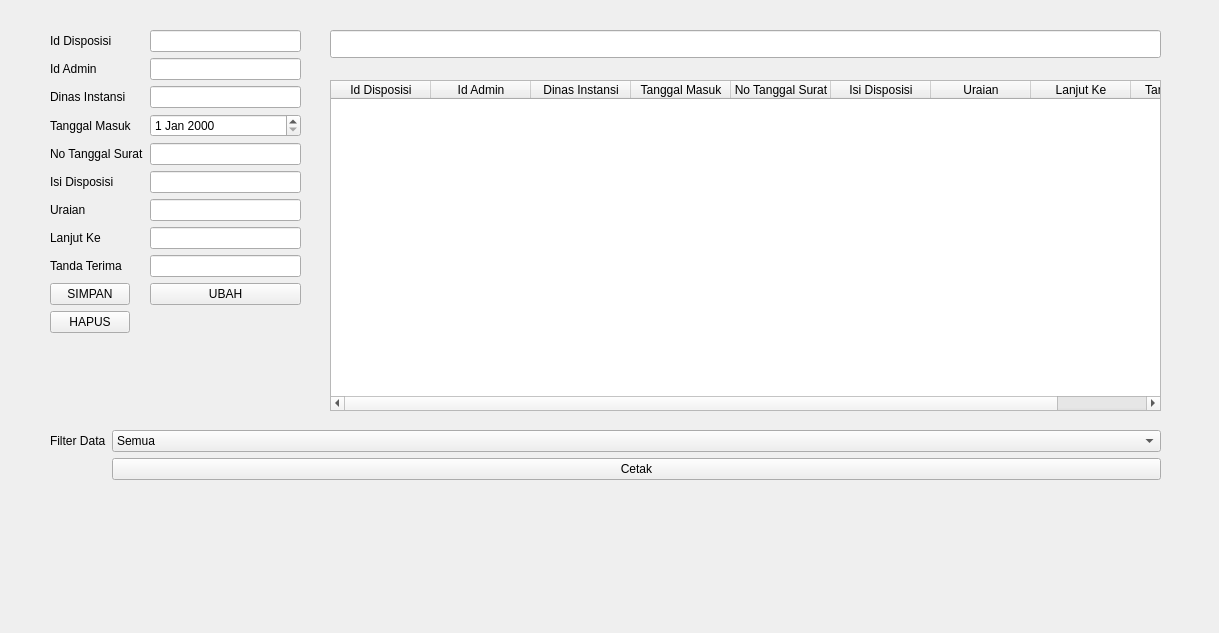
<?xml version="1.0" encoding="UTF-8"?>
<ui version="4.0">
 <class>Form</class>
 <widget class="QWidget" name="Form">
  <property name="geometry">
   <rect>
    <x>0</x>
    <y>0</y>
    <width>1219</width>
    <height>633</height>
   </rect>
  </property>
  <property name="windowTitle">
   <string>Form</string>
  </property>
  <widget class="QWidget" name="formLayoutWidget">
   <property name="geometry">
    <rect>
     <x>50</x>
     <y>30</y>
     <width>251</width>
     <height>383</height>
    </rect>
   </property>
   <layout class="QFormLayout" name="formLayout">
    <item row="9" column="0">
     <widget class="QPushButton" name="BtnSimpan">
      <property name="text">
       <string>SIMPAN</string>
      </property>
     </widget>
    </item>
    <item row="9" column="1">
     <widget class="QPushButton" name="BtnUbah">
      <property name="text">
       <string>UBAH</string>
      </property>
     </widget>
    </item>
    <item row="10" column="0">
     <widget class="QPushButton" name="BtnHapus">
      <property name="text">
       <string>HAPUS</string>
      </property>
     </widget>
    </item>
    <item row="0" column="0">
     <widget class="QLabel" name="idDisposisiLabel">
      <property name="text">
       <string>Id Disposisi</string>
      </property>
     </widget>
    </item>
    <item row="0" column="1">
     <widget class="QLineEdit" name="idDisposisiLineEdit"/>
    </item>
    <item row="1" column="0">
     <widget class="QLabel" name="idAdminLabel">
      <property name="text">
       <string>Id Admin</string>
      </property>
     </widget>
    </item>
    <item row="1" column="1">
     <widget class="QLineEdit" name="idAdminLineEdit"/>
    </item>
    <item row="2" column="0">
     <widget class="QLabel" name="dinasInstansiLabel">
      <property name="text">
       <string>Dinas Instansi</string>
      </property>
     </widget>
    </item>
    <item row="2" column="1">
     <widget class="QLineEdit" name="dinasInstansiLineEdit"/>
    </item>
    <item row="3" column="0">
     <widget class="QLabel" name="tanggalMasukLabel">
      <property name="text">
       <string>Tanggal Masuk</string>
      </property>
     </widget>
    </item>
    <item row="3" column="1">
     <widget class="QDateEdit" name="tanggalMasukDateEdit"/>
    </item>
    <item row="4" column="0">
     <widget class="QLabel" name="noTanggalSuratLabel">
      <property name="text">
       <string>No Tanggal Surat</string>
      </property>
     </widget>
    </item>
    <item row="4" column="1">
     <widget class="QLineEdit" name="noTanggalSuratLineEdit"/>
    </item>
    <item row="5" column="0">
     <widget class="QLabel" name="isiDisposisiLabel">
      <property name="text">
       <string>Isi Disposisi</string>
      </property>
     </widget>
    </item>
    <item row="5" column="1">
     <widget class="QLineEdit" name="isiDisposisiLineEdit"/>
    </item>
    <item row="6" column="0">
     <widget class="QLabel" name="uraianLabel">
      <property name="text">
       <string>Uraian</string>
      </property>
     </widget>
    </item>
    <item row="6" column="1">
     <widget class="QLineEdit" name="uraianLineEdit"/>
    </item>
    <item row="7" column="0">
     <widget class="QLabel" name="lanjutKeLabel">
      <property name="text">
       <string>Lanjut Ke</string>
      </property>
     </widget>
    </item>
    <item row="7" column="1">
     <widget class="QLineEdit" name="lanjutKeLineEdit"/>
    </item>
    <item row="8" column="0">
     <widget class="QLabel" name="tandaTerimaLabel">
      <property name="text">
       <string>Tanda Terima</string>
      </property>
     </widget>
    </item>
    <item row="8" column="1">
     <widget class="QLineEdit" name="tandaTerimaLineEdit"/>
    </item>
   </layout>
  </widget>
  <widget class="QLineEdit" name="lineCari">
   <property name="geometry">
    <rect>
     <x>330</x>
     <y>30</y>
     <width>831</width>
     <height>28</height>
    </rect>
   </property>
  </widget>
  <widget class="QTableWidget" name="tblDisposisi">
   <property name="geometry">
    <rect>
     <x>330</x>
     <y>80</y>
     <width>831</width>
     <height>331</height>
    </rect>
   </property>
   <column>
    <property name="text">
     <string>Id Disposisi</string>
    </property>
   </column>
   <column>
    <property name="text">
     <string>Id Admin</string>
    </property>
   </column>
   <column>
    <property name="text">
     <string>Dinas Instansi</string>
    </property>
   </column>
   <column>
    <property name="text">
     <string>Tanggal Masuk</string>
    </property>
   </column>
   <column>
    <property name="text">
     <string>No Tanggal Surat</string>
    </property>
   </column>
   <column>
    <property name="text">
     <string>Isi Disposisi</string>
    </property>
   </column>
   <column>
    <property name="text">
     <string>Uraian</string>
    </property>
   </column>
   <column>
    <property name="text">
     <string>Lanjut Ke</string>
    </property>
   </column>
   <column>
    <property name="text">
     <string>Tanda Terima</string>
    </property>
   </column>
  </widget>
  <widget class="QWidget" name="formLayoutWidget_2">
   <property name="geometry">
    <rect>
     <x>50</x>
     <y>430</y>
     <width>1111</width>
     <height>115</height>
    </rect>
   </property>
   <layout class="QFormLayout" name="formLayout_2">
    <item row="0" column="0">
     <widget class="QLabel" name="filterDataLabel">
      <property name="text">
       <string>Filter Data</string>
      </property>
     </widget>
    </item>
    <item row="0" column="1">
     <widget class="QComboBox" name="comboFilter">
      <item>
       <property name="text">
        <string>Semua</string>
       </property>
      </item>
     </widget>
    </item>
    <item row="1" column="1">
     <widget class="QPushButton" name="btnCetak">
      <property name="text">
       <string>Cetak</string>
      </property>
     </widget>
    </item>
   </layout>
  </widget>
 </widget>
 <resources/>
 <connections/>
</ui>
